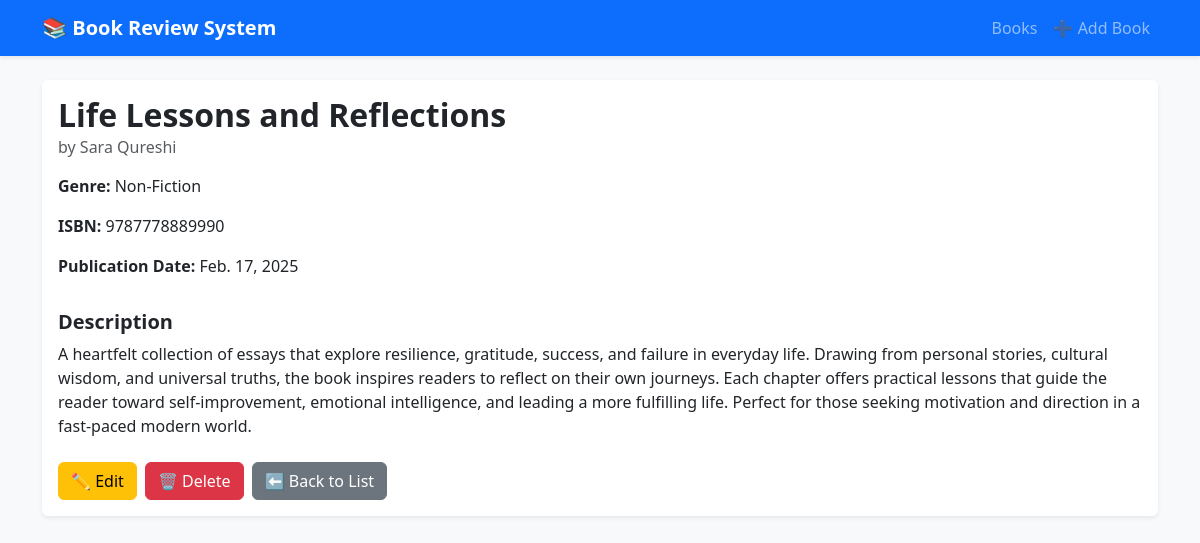
Screenshot of /book/8 with the database file from the repository.
### book/models.py (models this page shows, shortened)
class Book(models.Model):
    GENRE_CHOICES = [
        ('fiction', 'Fiction'),
        ('non_fiction', 'Non-Fiction'),
        ('science', 'Science'),
        ('technology', 'Technology'),
        ('history', 'History'),
        ('other', 'Other'),
    ]
    title = models.CharField(max_length=200)
    author = models.CharField(max_length=200)
    description = models.TextField()
    genre = models.CharField(max_length=20,choices=GENRE_CHOICES)
    isbn = models.CharField('ISBN',max_length=13,unique=True)
    publication_date = models.DateField()
    average_rating = models.DecimalField(
        max_digits=3,
        decimal_places=2,
        validators=[MinLengthValidator(0),MaxLengthValidator(5)],
        default=0
    )
    created_at = models.DateTimeField(auto_now_add=True)
    updated_at = models.DateTimeField(auto_now=True)

### book/views.py (the view)
# urls.py: path('book/<int:pk>',views.book_detail,name='book_detail'),
def book_detail(request, pk):
    book = Book.objects.get(pk=pk)
    return render(request,'book/book_detail.html',{'book':book})

### book/templates/book/book_detail.html (shortened to what this page needs)
{% extends "book/base.html" %}
{% block content %}
<div class="card shadow-sm border-0">
  <div class="card-body">
      <h2 class="card-title fw-bold">{{ book.title }}</h2>
      <h6 class="card-subtitle mb-3 text-muted">by {{ book.author }}</h6>
      <div class="row mb-3">
          <div class="col-md-6">
              <p><strong>Genre:</strong> {{ book.get_genre_display }}</p>
              <p><strong>ISBN:</strong> {{ book.isbn }}</p>
              <p><strong>Publication Date:</strong> {{ book.publication_date }}</p>
          </div>
      </div>
      <h5 class="fw-bold">Description</h5>
      <p class="card-text">{{ book.description }}</p>
      <div class="mt-4 d-flex gap-2">
        <a href="{% url 'book_update' book.pk %}" class="btn btn-warning">✏️ Edit</a>
        <a href="{% url 'book_delete' book.pk %}" class="btn btn-danger">🗑️ Delete</a>
        <a href="{% url 'book_list' %}" class="btn btn-secondary">⬅ Back to List</a>
      </div>
  </div>
</div>
{% endblock content %}

### rows the page displays
Book: title "Life Lessons and Reflections", author "Sara Qureshi", genre "Non-Fiction", isbn "9787778889990", publication_date "Feb. 17, 2025", description "A heartfelt collection of essays that explore resilience, gratitude, success, and failure in everyday life. Drawing from personal stories, cultural wisdom, and universal truths, the book inspires readers to reflect on their own journeys. Each chapter offers practical lessons that guide the reader toward self-improvement, emotional intelligence, and leading a more fulfilling life. Perfect for those seeking motivation and direction in a fast-paced modern world."
